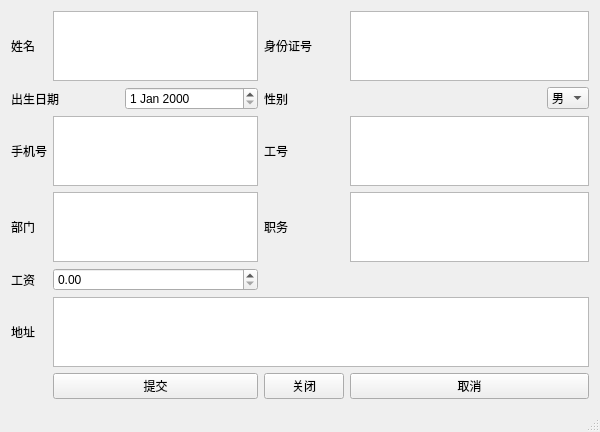
<?xml version="1.0" encoding="UTF-8"?>
<ui version="4.0">
 <class>addPageClass</class>
 <widget class="QMainWindow" name="addPageClass">
  <property name="geometry">
   <rect>
    <x>0</x>
    <y>0</y>
    <width>600</width>
    <height>400</height>
   </rect>
  </property>
  <property name="windowTitle">
   <string>添加个人信息</string>
  </property>
  <widget class="QWidget" name="centralWidget">
   <layout class="QGridLayout" name="gridLayout">
    <item row="3" column="4">
     <widget class="QLabel" name="label_8">
      <property name="text">
       <string>职务</string>
      </property>
     </widget>
    </item>
    <item row="4" column="1" colspan="3">
     <widget class="QDoubleSpinBox" name="salary">
      <property name="decimals">
       <number>2</number>
      </property>
      <property name="maximum">
       <double>999999999999999.000000000000000</double>
      </property>
     </widget>
    </item>
    <item row="3" column="0">
     <widget class="QLabel" name="label_6">
      <property name="text">
       <string>部门</string>
      </property>
     </widget>
    </item>
    <item row="2" column="1" colspan="3">
     <widget class="QTextEdit" name="phoneNo"/>
    </item>
    <item row="2" column="4">
     <widget class="QLabel" name="label_7">
      <property name="text">
       <string>工号</string>
      </property>
     </widget>
    </item>
    <item row="3" column="1" colspan="3">
     <widget class="QTextEdit" name="department"/>
    </item>
    <item row="6" column="4">
     <widget class="QPushButton" name="close">
      <property name="text">
       <string>关闭</string>
      </property>
     </widget>
    </item>
    <item row="2" column="5">
     <widget class="QTextEdit" name="name_employeeNo"/>
    </item>
    <item row="0" column="1" colspan="3">
     <widget class="QTextEdit" name="name"/>
    </item>
    <item row="1" column="5" alignment="Qt::AlignmentFlag::AlignRight">
     <widget class="QComboBox" name="comboBoxsex">
      <item>
       <property name="text">
        <string>男</string>
       </property>
      </item>
      <item>
       <property name="text">
        <string>女</string>
       </property>
      </item>
     </widget>
    </item>
    <item row="0" column="4">
     <widget class="QLabel" name="label_2">
      <property name="text">
       <string>身份证号</string>
      </property>
     </widget>
    </item>
    <item row="1" column="0" colspan="2">
     <widget class="QLabel" name="label_4">
      <property name="text">
       <string>出生日期</string>
      </property>
     </widget>
    </item>
    <item row="4" column="0">
     <widget class="QLabel" name="label_9">
      <property name="text">
       <string>工资</string>
      </property>
     </widget>
    </item>
    <item row="0" column="5">
     <widget class="QTextEdit" name="id"/>
    </item>
    <item row="6" column="1" colspan="3">
     <widget class="QPushButton" name="submit">
      <property name="text">
       <string>提交</string>
      </property>
     </widget>
    </item>
    <item row="2" column="0">
     <widget class="QLabel" name="label_3">
      <property name="text">
       <string>手机号</string>
      </property>
     </widget>
    </item>
    <item row="3" column="5">
     <widget class="QTextEdit" name="post"/>
    </item>
    <item row="1" column="2" colspan="2">
     <widget class="QDateEdit" name="birthday"/>
    </item>
    <item row="0" column="0">
     <widget class="QLabel" name="label">
      <property name="text">
       <string>姓名</string>
      </property>
     </widget>
    </item>
    <item row="6" column="5">
     <widget class="QPushButton" name="cancel">
      <property name="text">
       <string>取消</string>
      </property>
     </widget>
    </item>
    <item row="1" column="4">
     <widget class="QLabel" name="label_5">
      <property name="text">
       <string>性别</string>
      </property>
     </widget>
    </item>
    <item row="5" column="0">
     <widget class="QLabel" name="label_10">
      <property name="text">
       <string>地址</string>
      </property>
     </widget>
    </item>
    <item row="5" column="1" colspan="5">
     <widget class="QTextEdit" name="address"/>
    </item>
   </layout>
  </widget>
  <widget class="QStatusBar" name="statusBar"/>
 </widget>
 <layoutdefault spacing="6" margin="11"/>
 <resources/>
 <connections/>
</ui>
